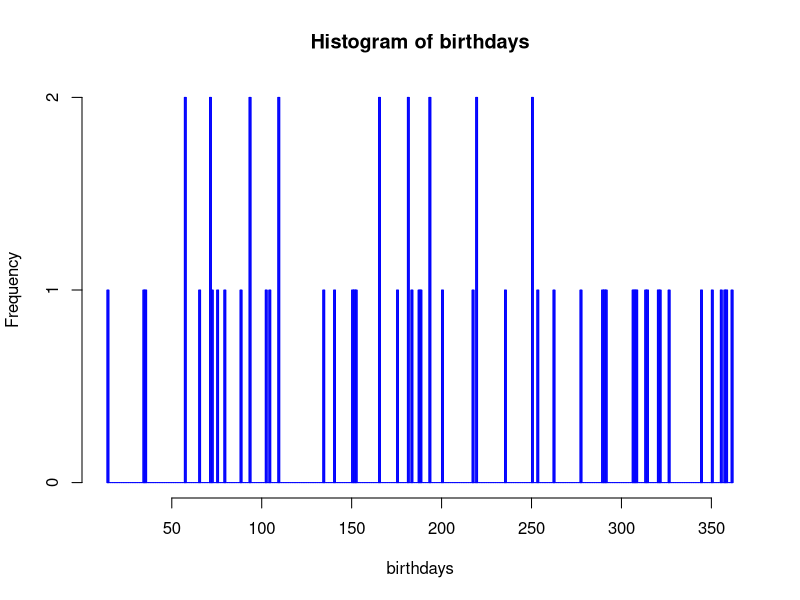

Write R code to recreate this figure.
### The birthday problem. 

# Remove old variables:
rm(list=ls())

## Function for generate n random birthdays among the numbers 1 to 365.
# To take into account leap days, replace 365 by 365.25
genbirthdays <- function(n)
   ceiling(runif(n,0,365)) 

# ceiling() rounds up to the nearest integer.
# runif(n,a,b) simulate n numers from the Uniform(a,b) distribution 

# Generate a set of birthdays and make a histogram to display them
# Run these next two lines many times. Also try different values of n
birthdays <- genbirthdays(n=60)
hist(birthdays,nclass=365,density=100,angle=0, col="blue")

# Function for simulating the probability of at least k persons sharing 
# the same birthday in a group of n persons.
simbirthprobabilities <- function(nsim=10000,k=2,n=23){
  nk <- 0   # Counter for number of times there is at least k common birthdays
  for(i in 1:nsim){ # Repeat this nsim times
    birthdays <- genbirthdays(n) # Generate birthday
    daydist <- table(birthdays)  # Calculate the frequency distribution of the birthdays
    if(sum(daydist>=k)>0)        # Check if there is at least one occurrency of at least k common birthdays
      nk <- nk+1                 # Increase the counter by 1 if there is an occurrency  
  }
  psamebirthday <- nk/nsim       # Calculate proportion of times there is at least k common birthdays  
  print(paste("The probability of at least",k,"persons in a groups of",n,
              "persons having the same birthday is", psamebirthday))
  print(paste("The probability is approximated based on ",nsim,"simulations."))
}

# Run the birthday probability function with different settings
simbirthprobabilities(k=3,n=60)
simbirthprobabilities(k=2,n=23)
simbirthprobabilities(nsim=100000,k=2,n=23)
simbirthprobabilities(k=2,n=30)
simbirthprobabilities(nsim=10000,k=2,n=23)
simbirthprobabilities(k=3,n=50)

# For k=2 these probabilities can also easily be calculated exactly with the following function 
# (but for k>2 exact calculations are very difficult while simulation is still easy)
exactbirthprobabilities <- function(n){
  psamebirthday <- 1-(choose(365,n)*factorial(n))/365^n
  print(paste("The probability of at least 2 persons in a groups of",n,
              "persons having the same birthday is", round(psamebirthday,digits = 4)))
  print(paste("Exact calculation."))
}

# Use the exact calculation to verify the approximate probabilities found by simulations for 
# the k=2 cases above.
exactbirthprobabilities(n=60)
exactbirthprobabilities(n=23)
exactbirthprobabilities(n=30)

